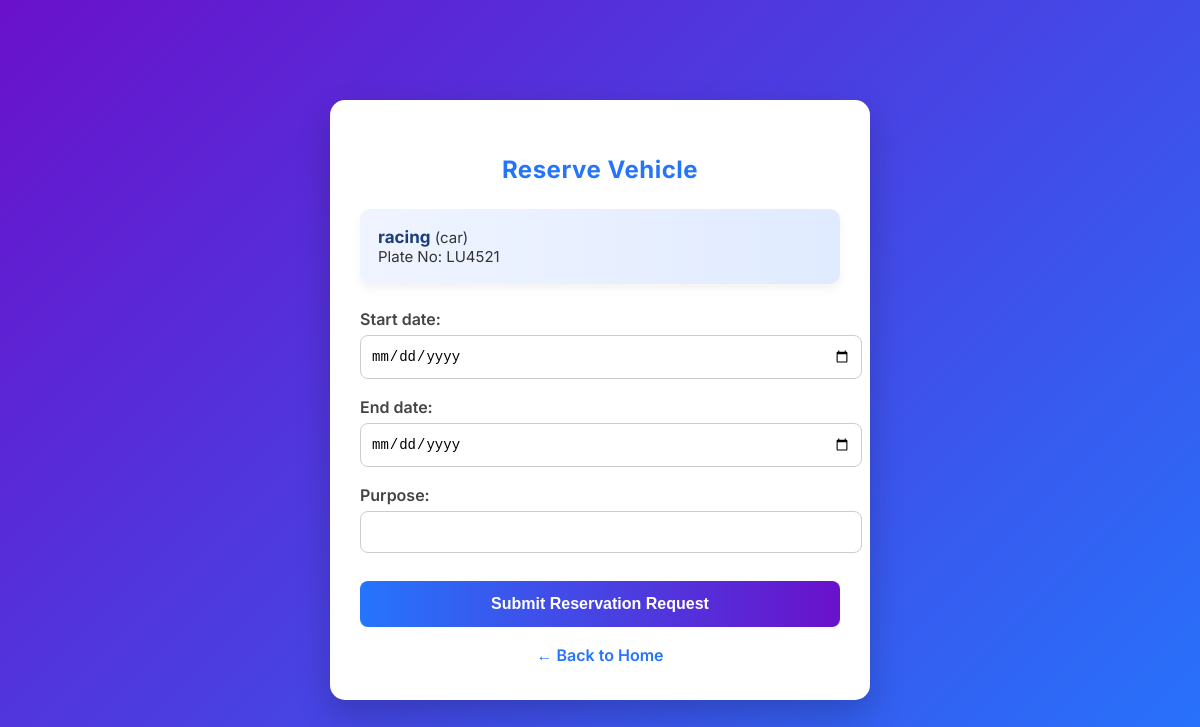
The page /reservations/vehicle/9/reserve/ (signed in) on the database its author committed.
### vehicles/models.py (models this page shows, shortened)
class Vehicle(models.Model):
    VEHICLE_TYPES = [
        ("bike", "Bike"),
        ("scooter", "Scooter"),
        ("car", "Car"),
        ("van", "Van"),
        ("truck", "Truck"),
    ]
    class ApprovalStatus(models.TextChoices):
        PENDING = "pending", "Pending"
        APPROVED = "approved", "Approved"
        REJECTED = "rejected", "Rejected"
    owner = models.ForeignKey(
        settings.AUTH_USER_MODEL,
        on_delete=models.CASCADE,
        related_name="vehicles",
    )
    vehicle_type = models.CharField(max_length=20, choices=VEHICLE_TYPES)
    model_name = models.CharField(max_length=120)
    number_plate_no = models.CharField(max_length=50, unique=True)
    license_no = models.CharField(max_length=50)
    license_front_photo = models.ImageField(upload_to=upload_vehicle_doc)
    license_back_photo = models.ImageField(upload_to=upload_vehicle_doc)
    bluebook_photo = models.ImageField(upload_to=upload_vehicle_doc)
    vehicle_photo_with_plate = models.ImageField(upload_to=upload_vehicle_doc)
    status = models.CharField(
        max_length=20, choices=ApprovalStatus.choices, default=ApprovalStatus.PENDING
    )
    admin_feedback = models.TextField(blank=True)
    submitted_at = models.DateTimeField(auto_now_add=True)
    reviewed_at = models.DateTimeField(null=True, blank=True)
    reviewed_by = models.ForeignKey(
        settings.AUTH_USER_MODEL,
        on_delete=models.SET_NULL,
        null=True,
        blank=True,
        related_name="vehicle_reviews",
    )

### reservations/views.py (the view)
# urls.py: path("vehicle/<int:vehicle_id>/reserve/", views.reserve_vehicle, name="reserve_vehicle"),
@login_required
def reserve_vehicle(request, vehicle_id: int):
    vehicle = get_object_or_404(
        Vehicle,
        id=vehicle_id,
        status=Vehicle.ApprovalStatus.APPROVED,
    )
    if request.method == "POST":
        form = ReservationCreateForm(request.POST)
        if form.is_valid():
            try:
                res = create_reservation(
                    user=request.user,
                    vehicle_id=vehicle.id,
                    start_date=form.cleaned_data["start_date"],
                    end_date=form.cleaned_data["end_date"],
                    purpose=form.cleaned_data["purpose"],
                )
                messages.success(request, "Reservation request submitted (Pending owner approval).")
                return redirect("my_reservations")
            except Exception as e:
                messages.error(request, str(e))
    else:
        form = ReservationCreateForm()
    return render(request, "reservations/reserve_vehicle.html", {"vehicle": vehicle, "form": form})

### reservations/forms.py
class ReservationCreateForm(forms.ModelForm):
    class Meta:
        model = Reservation
        fields = ["start_date", "end_date", "purpose"]
        widgets = {
            "start_date": forms.DateInput(attrs={"type": "date"}),
            "end_date": forms.DateInput(attrs={"type": "date"}),
        }

### accounts/models.py (called while the page is built)
    @property
    def is_owner(self) -> bool:
        return self.role == self.Roles.OWNER

### templates/reservations/reserve_vehicle.html (shortened to what this page needs)
<!DOCTYPE html>
<html lang="en">
<head>
</head>
<body>
<div class="reserve-container">
    <h2>Reserve Vehicle</h2>
    <div class="vehicle-summary">
        <strong>{{ vehicle.model_name }}</strong> ({{ vehicle.vehicle_type }})<br>
        Plate No: {{ vehicle.number_plate_no }}
    </div>
    <form method="post">
        {% for field in form %}
            <p>
                {{ field.label_tag }}
                {{ field }}
            </p>
        {% endfor %}
        <button type="submit" class="submit-btn">
            Submit Reservation Request
        </button>
    </form>
    <a href="{% url 'home' %}" class="back-link">
        ← Back to Home
    </a>
</div>
</body>
</html>

### templates/reservations/reserve_vehicle.html (style rules this page uses)
body { margin: 0; padding: 0; font-family: 'Inter', sans-serif; background: linear-gradient(135deg, #6a11cb, #2575fc); display: flex; justify-content: center; align-items: center; min-height: 100vh; }
.reserve-container { background: #ffffff; width: 100%; max-width: 480px; padding: 35px 30px; border-radius: 15px; box-shadow: 0 15px 35px rgba(0,0,0,0.2); transition: transform 0.3s; }
h2 { text-align: center; margin-bottom: 25px; color: #2575fc; font-weight: 700; letter-spacing: 0.5px; }
.vehicle-summary { background: linear-gradient(90deg, #f0f4ff, #e0ebff); padding: 18px; border-radius: 10px; margin-bottom: 25px; font-size: 15px; color: #333; box-shadow: 0 5px 10px rgba(0,0,0,0.05); }
.vehicle-summary strong { font-size: 17px; color: #1a3d7c; }
form p { margin-bottom: 18px; }
form label { display: block; margin-bottom: 6px; font-weight: 600; color: #444; }
form input, form select, form textarea { width: 100%; padding: 12px 10px; border-radius: 8px; border: 1px solid #ccc; font-size: 14px; transition: border 0.3s, box-shadow 0.3s; }
.submit-btn { width: 100%; padding: 14px; margin-top: 10px; background: linear-gradient(90deg, #2575fc, #6a11cb); border: none; border-radius: 8px; color: #fff; font-size: 16px; font-weight: 700; cursor: pointer; transition: background 0.3s, transform 0.2s; }
.back-link { display: block; text-align: center; margin-top: 18px; text-decoration: none; font-weight: 600; color: #2575fc; transition: color 0.3s; }

### rows shown on the page
Vehicle: model_name "racing", vehicle_type "car", number_plate_no "LU4521"

### other values the page prints
{{ field.label_tag }} "Start date:" "End date:" "Purpose:"
